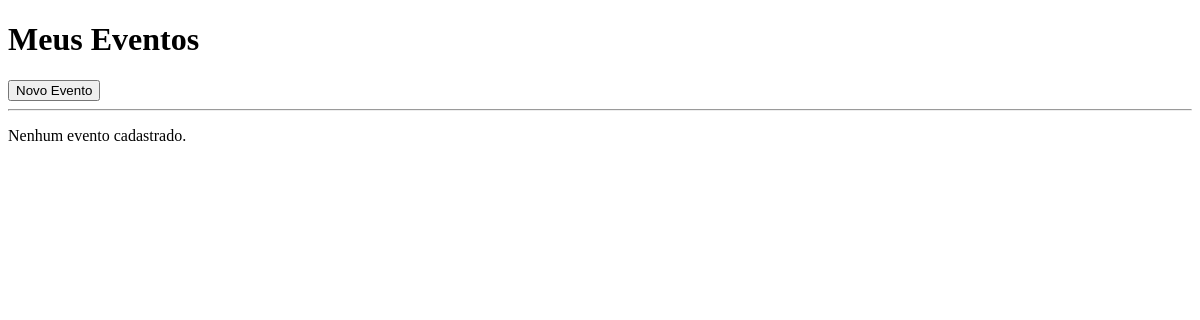
Before: /events/ (signed in) with the older database file.
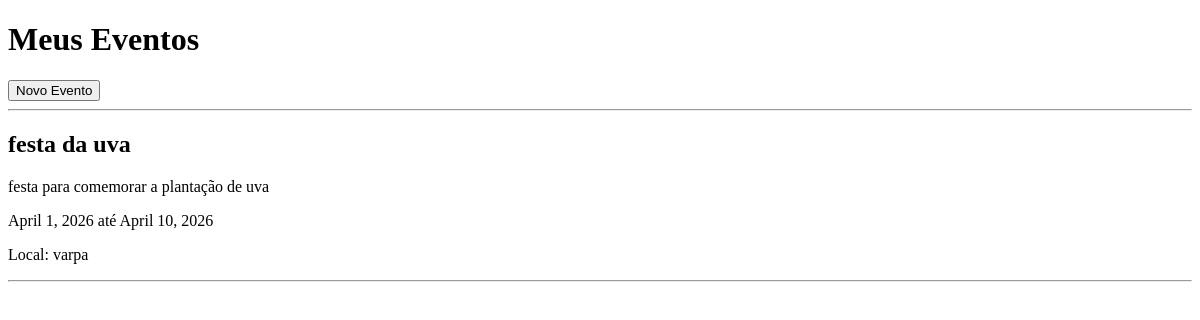
After: the same page with the newer database file.
### events/models.py (models this page shows, shortened)
class Event(models.Model):
    organizer = models.ForeignKey(User, on_delete=models.CASCADE)
    name = models.CharField(max_length=200)
    description = models.TextField()
    start_date = models.DateField()
    end_date = models.DateField()
    location = models.CharField(max_length=200)
    created_at = models.DateTimeField(auto_now_add=True)

### events/views.py (the view)
# urls.py: path('', views.event_list, name='event_list'),
@login_required
def event_list(request):
    events = Event.objects.filter(organizer=request.user)
    return render(request, 'events/event_list.html', {'events': events})

### events/templates/events/event_list.html (shortened to what this page needs)
<!DOCTYPE html>
<html>
<head>
</head>
<body>
    <h1>Meus Eventos</h1>
    <a href="{% url 'create_event' %}">
        <button> Novo Evento </button>
    </a>
    <hr>
    {% for event in events %}
        <div style="margin-bottom:20px;">
            <h2>{{ event.name }}</h2>
            <p>{{ event.description }}</p>
            <p>{{ event.start_date }} até {{ event.end_date }}</p>
            <p>Local: {{ event.location }}</p>
            <hr>
        </div>
    {% empty %}
        <p>Nenhum evento cadastrado.</p>
    {% endfor %}
</body>
</html>

Changed rows visible on the page:
added Event: name "festa da uva", description "festa para comemorar a plantação de uva", start_date "April 1, 2026", end_date "April 10, 2026", location "varpa"
Other visible differences:
text no longer shown: "Nenhum evento cadastrado."
